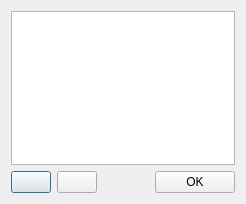
<?xml version="1.0" encoding="UTF-8"?>
<ui version="4.0">
 <class>ManageEmulationDevDialog</class>
 <widget class="QDialog" name="ManageEmulationDevDialog">
  <property name="geometry">
   <rect>
    <x>0</x>
    <y>0</y>
    <width>246</width>
    <height>204</height>
   </rect>
  </property>
  <property name="windowTitle">
   <string>Manage Devices</string>
  </property>
  <property name="windowIcon">
   <iconset resource="RobloxStudio.qrc">
    <normaloff>:/images/ANORRLStudio.png</normaloff>:/images/ANORRLStudio.png</iconset>
  </property>
  <layout class="QVBoxLayout" name="verticalLayout">
   <item>
    <widget class="QListWidget" name="deviceListWidget">
     <property name="selectionMode">
      <enum>QAbstractItemView::ExtendedSelection</enum>
     </property>
     <property name="spacing">
      <number>2</number>
     </property>
     <property name="sortingEnabled">
      <bool>false</bool>
     </property>
    </widget>
   </item>
   <item>
    <layout class="QHBoxLayout" name="horizontalLayout">
     <item>
      <widget class="QPushButton" name="plusButton">
       <property name="text">
        <string/>
       </property>
       <property name="icon">
        <iconset resource="RobloxStudio.qrc">
         <normaloff>:/16x16/images/Studio 2.0 icons/16x16/plus_16.png</normaloff>:/16x16/images/Studio 2.0 icons/16x16/plus_16.png</iconset>
       </property>
      </widget>
     </item>
     <item>
      <widget class="QPushButton" name="minusButton">
       <property name="text">
        <string/>
       </property>
       <property name="icon">
        <iconset resource="RobloxStudio.qrc">
         <normaloff>:/16x16/images/Studio 2.0 icons/16x16/minus_16.png</normaloff>:/16x16/images/Studio 2.0 icons/16x16/minus_16.png</iconset>
       </property>
      </widget>
     </item>
     <item>
      <spacer name="horizontalSpacer">
       <property name="orientation">
        <enum>Qt::Horizontal</enum>
       </property>
       <property name="sizeHint" stdset="0">
        <size>
         <width>40</width>
         <height>20</height>
        </size>
       </property>
      </spacer>
     </item>
     <item>
      <widget class="QPushButton" name="okButton">
       <property name="text">
        <string>OK</string>
       </property>
      </widget>
     </item>
    </layout>
   </item>
  </layout>
 </widget>
 <resources>
  <include location="RobloxStudio.qrc"/>
 </resources>
 <connections/>
</ui>
